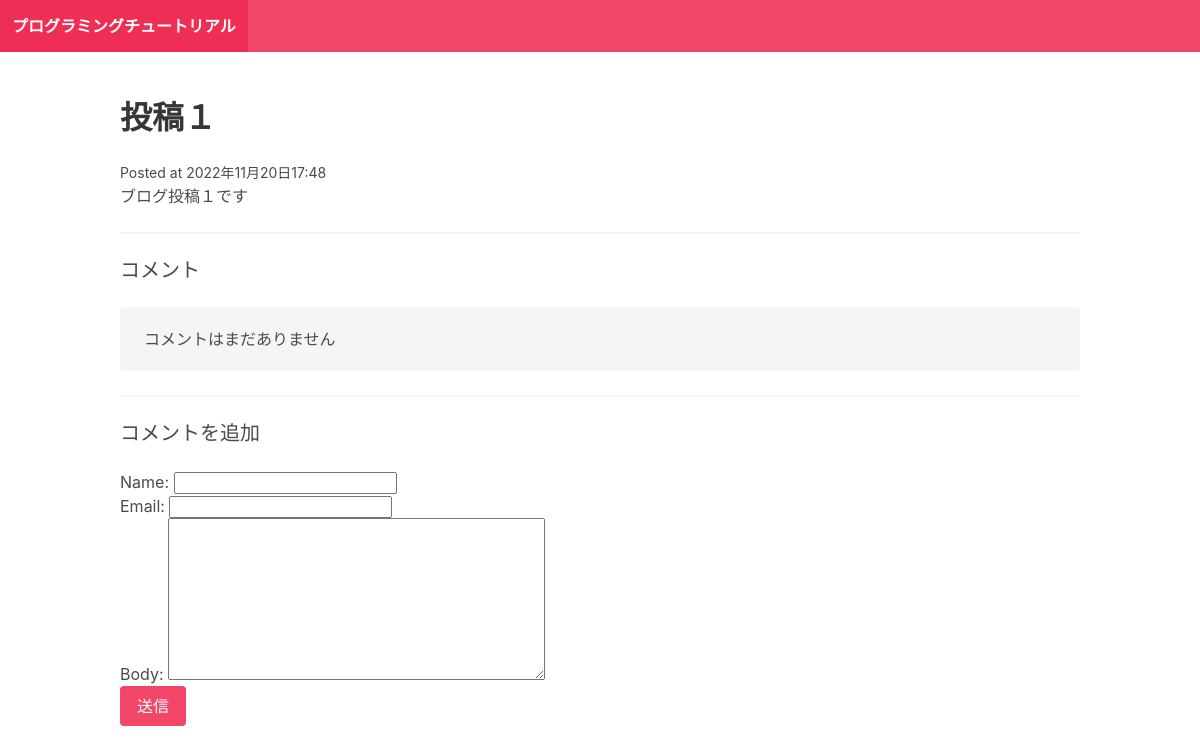
The page /post-1/ on the database as committed earlier.
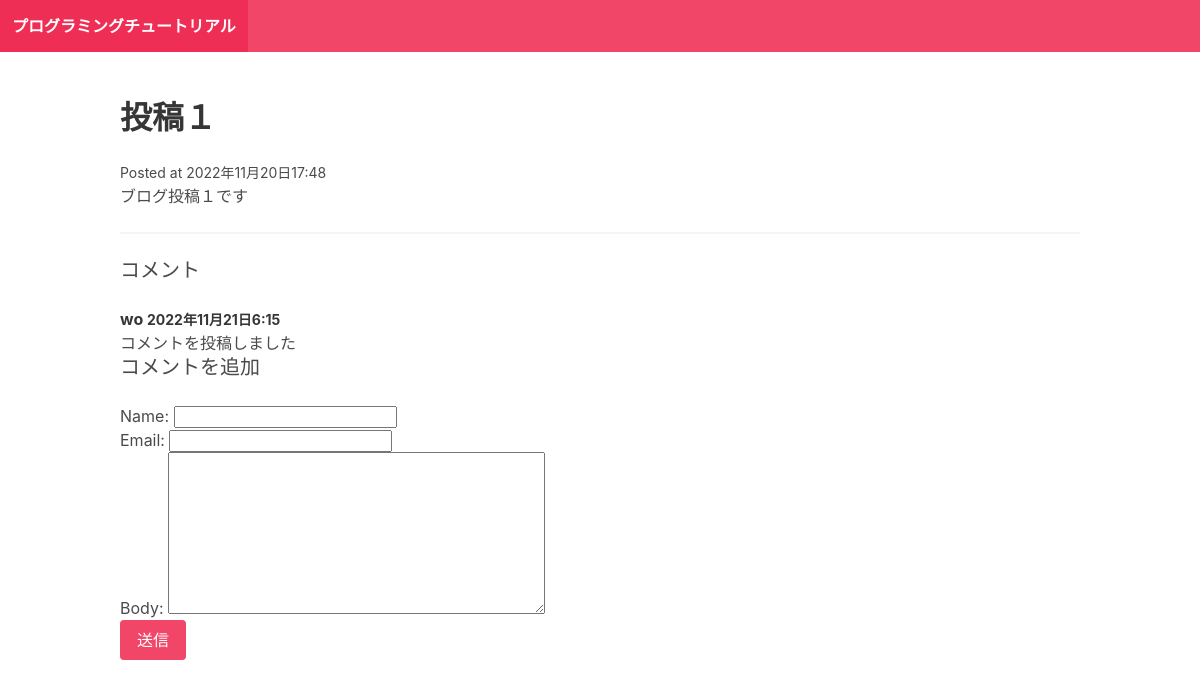
The same page on the database as committed later.
### blog/models.py (models this page shows)
class Post(models.Model):
  title = models.CharField(max_length=255)
  slug = models.SlugField()
  intro = models.TextField()
  body =  models.TextField()
  posted_date = models.DateTimeField(auto_now_add=True)

class Comment(models.Model):
  post = models.ForeignKey(Post, related_name="comments", on_delete=models.CASCADE)
  name = models.CharField(max_length=20)
  email = models.EmailField()
  body = models.TextField()
  posted_date = models.DateTimeField(auto_now_add=True)

### blog/views.py (the view)
# urls.py: path("<slug:slug>/", post_detail, name="post_detail")
def post_detail(request, slug):
  post = Post.objects.get(slug=slug)
  if request.method == "POST":
    form = CommentForm(request.POST)
    if form.is_valid():
      comment = form.save(commit=False)
      comment.post = post
      comment.save()
      return redirect("post_detail", slug=post.slug)
  else:
    form= CommentForm()
  return render(request, "blog/post_detail.html", {"post": post, "form": form})

### blog/forms.py
class CommentForm(forms.ModelForm):
  class Meta:
    model = Comment
    fields = ["name", "email", "body"]

### blog/templates/blog/post_detail.html (shortened to what this page needs)
{% extends "blog/base.html" %}
{% block content %}
  <h1 class="title">{{post.title}}</h1>
  <small>Posted at {{post.posted_date}}</small>
  <p>{{post.intro}}</p>
  <hr/>
<h2 class="subtitle">コメント</h2>
{% for comment in post.comments.all %}
<article class="media">
  <div class="media-content">
    <div class="content">
      <p>
        <strong>
          {{comment.name}}
          <small>{{comment.posted_date}}</small>
        </strong>
        <br>
        {{comment.body}}
      </p>
    </div>
  </div>
</article>
{% empty %}
<div class="notification">
  <p>コメントはまだありません</p>
</div>
<hr>
{% endfor %}
  <h2 class="subtitle">コメントを追加</h2>
  <form action="." method="post">
    {{form.as_p}}
    <div class="field">
      <div class="control">
        <button class="button is-danger">送信</button>
      </div>
    </div>
  </form>
{% endblock %}

### blog/templates/blog/base.html (shortened to what this page needs)
<!DOCTYPE html>
<html lang="en">
<head>
  <link rel="stylesheet" href="https://cdn.jsdelivr.net/npm/bulma@0.9.4/css/bulma.min.css">
</head>
<body>
  <nav class="navbar is-danger">
    <div class="navbar-brand">
      <a href="/" class="navbar-item">
        <strong>プログラミングチュートリアル</strong>
      </a>
    </div>
  </nav>
  <section class="section">
    <div class="container">
      {% block content %} {% endblock %}
    </div>
  </section>
</body>
</html>

Rows that differ between the two databases and show on the page:
added Comment: name "wo", posted_date "2022年11月21日6:15", body "コメントを投稿しました"
Other text that changed with them:
text no longer shown: "コメントはまだありません"
